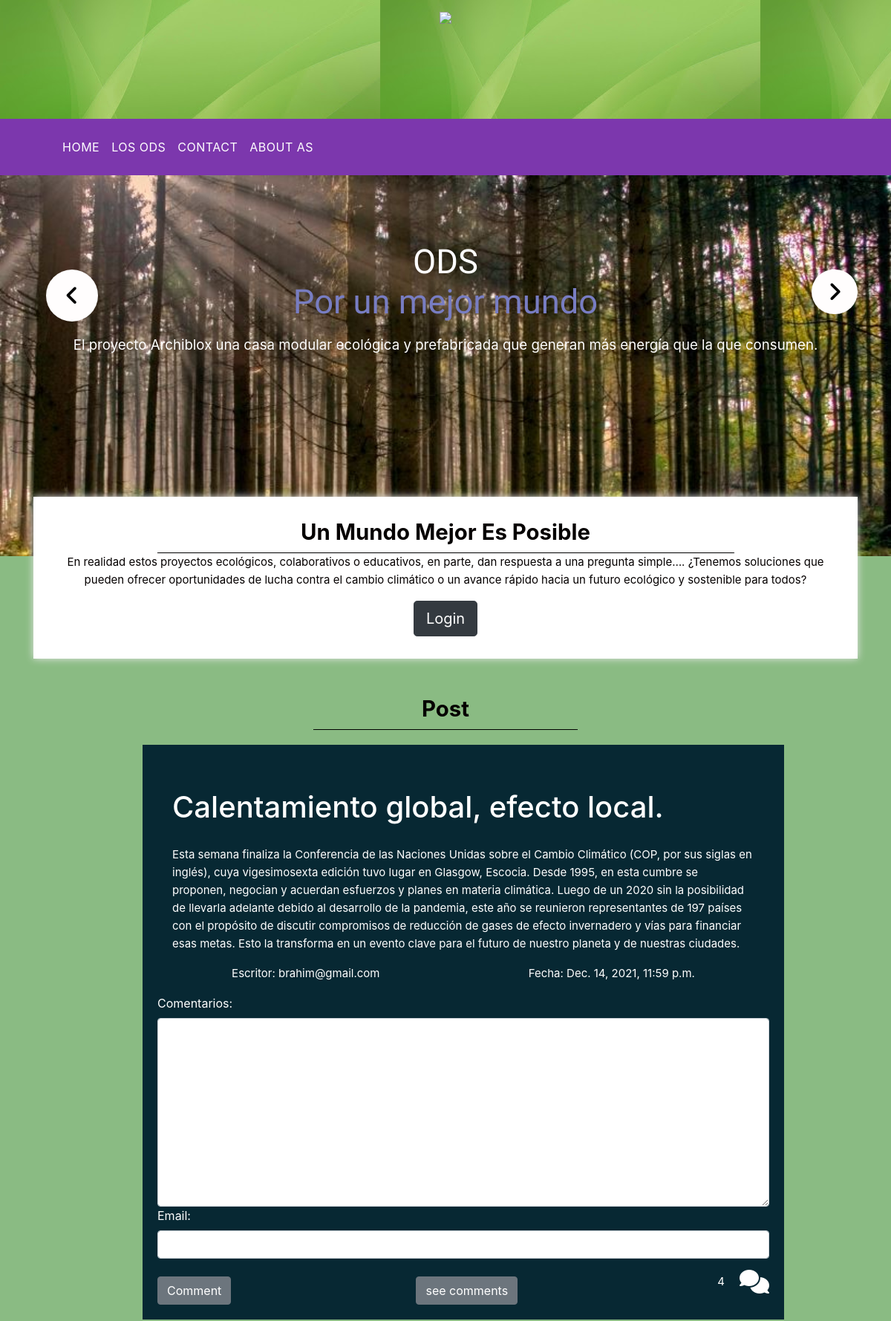
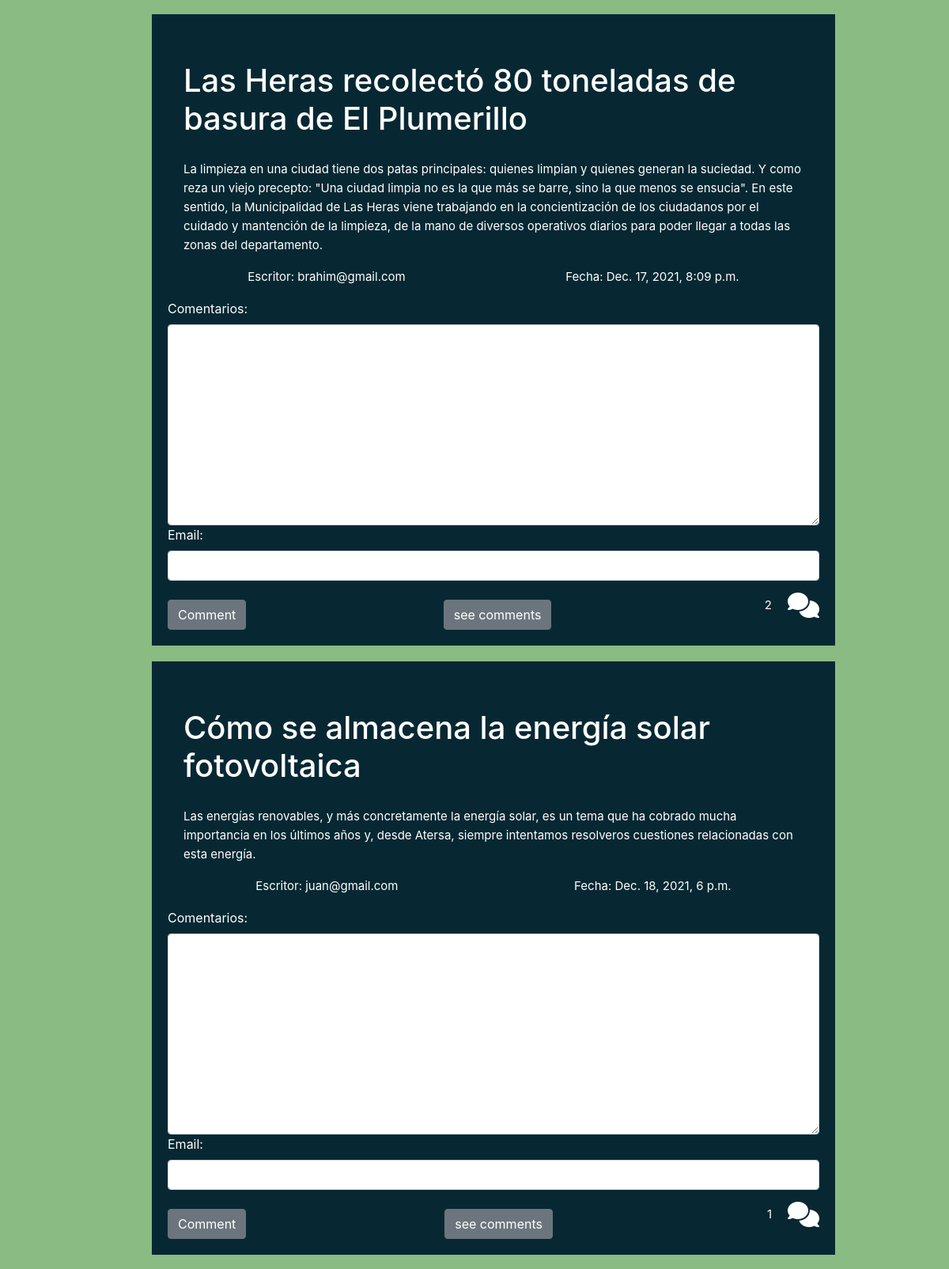
The page / (upper part) on the database its author committed (2 pictures, top to bottom).
### post/models.py (models this page shows, shortened)
class Post(models.Model):
    title = models.CharField(max_length=500)
    content = models.CharField(max_length=1500)
    created = models.DateTimeField(default=timezone.now)
    active = models.BooleanField(default=True)
    category_id = models.ForeignKey(Category, on_delete=models.CASCADE)
    user_id = models.ForeignKey(User, on_delete=models.CASCADE)

### post/views.py (the view)
# urls.py: path('', postViews.allPost, name='home'),
def allPost(request):
    result = Post.objects.all()
    arr = []
    for i in result:
        nro_comment = Comments.objects.raw('SELECT * FROM post_post P JOIN comments_comments C WHERE P.id = C.post_id_id AND C.active = P.active AND C.post_id_id = %s',[i.id])
        arr.append({
            'id_post':i.id,
            'nro_comments':len(nro_comment)
        })
    context = {
        'data':result,
        'comments':arr
    }
    if request.user.id is None:
        context['form'] = CommentForm()
    else:
        context['form'] = CommentForm(instance=request.user)
    return render(request, 'home.html', context)

### comments/forms.py
class CommentForm(forms.ModelForm):
    class Meta:
        model = Comments
        fields = ['comment', 'email','post_id']
        widgets ={
            'comment':widgets.Textarea(attrs={'class':'form-control', 'width':'40px'}),
            'email':widgets.EmailInput(attrs={'class':'form-control', 'requerid':True}),
            'post_id':widgets.HiddenInput()
        }
        labels = {
            'comment': _('Comentarios'),
        }

### templates/home.html (shortened to what this page needs)
{% extends 'base.html' %}
{% load static %}
{% block content %}
<div class="banner-main">
    <div class="container">
        <div id="main_slider" class="carousel slide" data-ride="carousel">
            <div class="carousel-inner">
                <div class="carousel-item active">
                    <div class="titlepage-h1">
                        <h1 class="bnner_title">ODS<br>
                            <span style="color: #787dc2">Por un mejor mundo</span>
                        </h1>
                        <p class="long_text">El proyecto Archiblox una casa modular ecológica y prefabricada que generan más energía que la que consumen.</p>
                    </div>
                </div>
            </div>
            <a class="carousel-control-prev" href="#main_slider" role="button" data-slide="prev">
                <i class="fa fa-angle-left"></i>
            </a>
            <a class="carousel-control-next" href="#main_slider" role="button" data-slide="prev">
                <i class="fa fa-angle-right"></i>
            </a>
        </div>
    </div>
</div>
<div class="services_main">
    <div class="container">
        <div class="creative_taital">
            <h1 class="creative_text">Un Mundo Mejor Es Posible</h1>
            <p style="color: #050000; text-align: center;">En realidad estos proyectos ecológicos, colaborativos o educativos, en parte,  dan respuesta a una pregunta simple…. ¿Tenemos soluciones que pueden ofrecer oportunidades de lucha contra el cambio climático o un avance rápido hacia un futuro ecológico y sostenible para todos?</p>
            <div class="btn_main">
                {% if user.is_authenticated %}
                    <a type="button" href="{% url 'logout' %}" class="btn btn-dark btn-lg">Logout</a>
                {% else %}
                    <a type="button" href="{% url 'login' %}" class="btn btn-dark btn-lg">Login</a>
                {%endif%}
            </div>
        </div>
        <div class="section_service_2">
            <h1 class="service_text">Post</h1>
        </div>
        <div class="service_main">
            <div class="row d-flex justify-content-center">
                <div class="card-content">
                    {% for i in data %}
                    <div class="written_text ml-5">
                        <h1 class="written_text">{{i.title}}</h1>
                        <p>{{i.content}}</p>
                        <div class="seccion1-container">
                            <p>Escritor: {{i.user_id}}</p>
                            <p>Fecha: {{i.created}}</p>
                        </div>
                        <div class="d-flex flex-column">
                            <form action="{% url 'saveComment' %}" method="POST">{% csrf_token %}
                                {{form}}
                                <div class="d-flex align-items-center justify-content-between" style="height: auto;">
                                    <button type="submit" class="btn btn-secondary mt-4">Comment</button>
                                    <a href="{% url 'comment-detail' i.id %}" class="btn btn-secondary mt-4">see comments</a>
                                    <div class="d-flex align-items-center p-0">
                                        {% for x in comments %}
                                            {% if x.id_post == i.id %}
                                            <p class="mt-3">{{x.nro_comments}}</p>
                                            {% endif %}
                                        {% endfor %}
                                        <i class="fas fa-comments fa-2x"></i>
                                    </div>
                                 </div>
                            </form>
                        </div>
                    </div>
                    {% endfor %}
                </div>
            </div>
        </div>
        <br><br><br>
    </div>
</div>
    {% endblock content %}

### static/css/style.css (style rules this page uses)
* { box-sizing: border-box !important; transition: ease all 0.5s; }
html { scroll-behavior: smooth; }
body { color: #666666; font-size: 14px; font-family: 'Raleway', sans-serif;; line-height: 1.80857; font-weight: normal; overflow-x: hidden; }
a { color: #1f1f1f; text-decoration: none !important; outline: none !important; -webkit-transition: all .3s ease-in-out; -moz-transition: all .3s ease-in-out; -ms-transition: all .3s ease-in-out; -o-transition: all .3s ease-in-out; transition: all .3s ease-in-out; }
h1, h2, h3, h4, h5, h6 { letter-spacing: 0; font-weight: normal; position: relative; padding: 0 0 10px 0; font-weight: normal; line-height: normal; color: #111111; margin: 0 }
h1 { font-size: 24px }
*, *::after, *::before { -webkit-box-sizing: border-box; -moz-box-sizing: border-box; box-sizing: border-box; }
p { margin: 20px; font-weight: 400; font-size: 15px; line-height: 24px; }
a { color: #ffffff; text-decoration: none; outline: none !important; }
.titlepage-h1 { width: 100%; float: left; margin: 0 auto; text-align: center; }
.bnner_title { font-size: 46pt; color: #ffffff; padding-top: 70px; font-family: 'Raleway', sans-serif;; }
.long_text { font-size: 14pt; color: #ffffff; padding-bottom: 30px; }
.btn_main { width: 40%; display: block; margin: 0 auto; text-align: center; }
.creative_taital { width: 100%; float: left; background-color: #ffffff; height: auto; padding-bottom: 30px; padding-top: 30px; box-shadow: 0px 0px 10px 0px; color: #e7e7e7; margin-top: -110px; margin-bottom: 50px; }
.creative_text { color: #050000; font-size: 22pt; text-align: center; border-bottom: 1px solid #000; width: 46%; margin: 0 auto; text-align: center; font-weight: bold; }
.section_service_2 { width: 100%; float: left; }
.service_text { color: #050000; font-size: 22pt; text-align: center; border-bottom: 1px solid #000; width: 22%; margin: 0 auto; font-weight: bold; }
.written_text { width: 100%; float: left; color: #ffffff; margin-top: 20px; }
.form-control { display: block; width: 100%; padding: .375rem .75rem; font-size: 1rem; line-height: 1.5; color: #495057; background-color: #072833; background-clip: padding-box; border: 1px solid #072833; border-radius: 0px; border: 0px; }
#main_slider a.carousel-control-prev { position: absolute; left: 82px; bottom: 10px; top: inherit; }
#main_slider a.carousel-control-prev { position: absolute; top: 40% !important; left: 17px !important; width: 70px; height: 70px; border-radius: 35px; }
#main_slider .carousel-control-prev, #main_slider .carousel-control-next { width: 62px; height: 60px; background: #fffdfd; opacity: 1; font-size: 30px; color: #000; }
#main_slider .carousel-control-prev, #main_slider .carousel-control-next { width: 62px; height: 60px; background: #fffdfd; opacity: 1; font-size: 30px; color: #000; border-radius: 35px; top: 40% !important; }

### static/css/responsive.css (style rules this page uses)
.banner-main { padding-bottom: 120px; }
.creative_text { width: 70%; }
.service_text { width: 32%; }
.bnner_title { font-size: 34pt; }

### rows shown on the page
Post: title "Calentamiento global, efecto local.", content "Esta semana finaliza la Conferencia de las Naciones Unidas sobre el Cambio Climático (COP, por sus siglas en inglés), cuya vigesimosexta edición tuvo lugar en Glasgow, Escocia. Desde 1995, en esta cumbre se proponen, negocian y acuerdan esfuerzos y planes en materia climática. Luego de un 2020 sin la posibilidad de llevarla adelante debido al desarrollo de la pandemia, este año se reunieron representantes de 197 países con el propósito de discutir compromisos de reducción de gases de efecto invernadero y vías para financiar esas metas. Esto la transforma en un evento clave para el futuro de nuestro planeta y de nuestras ciudades.", user_id "brahim@gmail.com", created "Dec. 14, 2021, 11:59 p.m.", nro_comments "4"
Post: title "Las Heras recolectó 80 toneladas de basura de El Plumerillo", content "La limpieza en una ciudad tiene dos patas principales: quienes limpian y quienes generan la suciedad. Y como reza un viejo precepto: \"Una ciudad limpia no es la que más se barre, sino la que menos se ensucia\". En este sentido, la Municipalidad de Las Heras viene trabajando en la concientización de los ciudadanos por el cuidado y mantención de la limpieza, de la mano de diversos operativos diarios para poder llegar a todas las zonas del departamento.", user_id "brahim@gmail.com", created "Dec. 17, 2021, 8:09 p.m.", nro_comments "2"
Post: title "Cómo se almacena la energía solar fotovoltaica", content "Las energías renovables, y más concretamente la energía solar, es un tema que ha cobrado mucha importancia en los últimos años y, desde Atersa, siempre intentamos resolveros cuestiones relacionadas con esta energía.", user_id "juan@gmail.com", created "Dec. 18, 2021, 6 p.m.", nro_comments "1"
